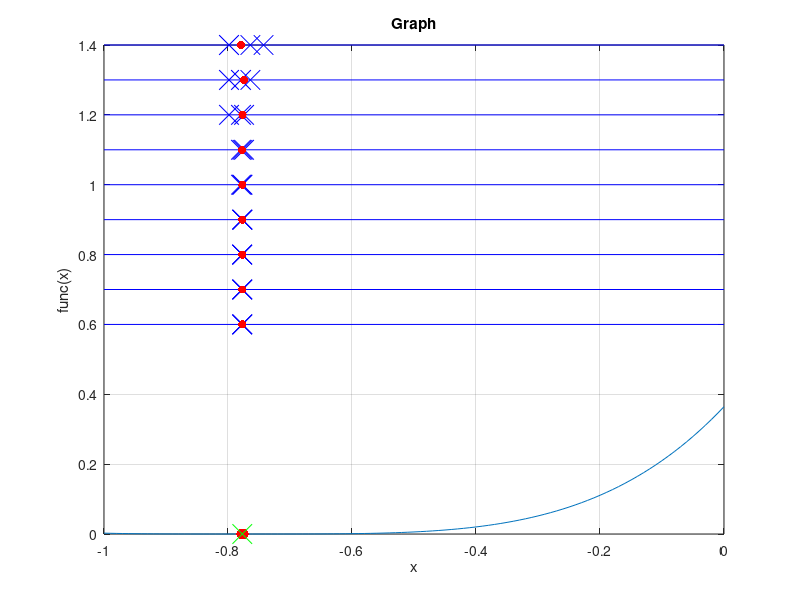

Write MATLAB code to recreate this figure.
function lab3()
    clc();

    a = -1;
    b = 0;
    epsilon = power(10, -6);
    n_GR = 6;
    
    % Draw graph function
    x = [-1 : 0.01 : 0];
    y = [];

    for i = x
        y = [y, func(i)];
    end
    
    plot(x, y), xlabel('x'), ylabel('func(x)'), title('Graph');
    grid on;

    hold on;

    [x_star, f_star, n] = parabol(a, b, epsilon, n_GR);
    fprintf('-------------------------------------\n');
    fprintf('epsilon: %f\n', epsilon);
    fprintf('x_star: %f\n', x_star);
    fprintf('f_star: %f\n', f_star);
    fprintf('N: %d\n', n);

    scatter(x_star, f_star, 200, 'g', 'x');

    hold off;

    [x, fval, ~, output] = fminbnd(@func, a, b);
    fprintf('\n======== FMINBND ========\n');
    fprintf('Number of iterations: %d\n', output.iterations);
    fprintf('Minimum point: (%7.8f, %7.8f)\n', x, fval);
end

% Input function
function y = func(x)
%    y1 = 2 * power(x, 5) - 7 * x + sqrt(11);
%    y2 = (-4*x*x - 4*x + 3 - 4*sqrt(2)) / (3*x*x + 3*x + 3*sqrt(2));
%    y = log(y1) + sinh(y2) - 1.0;
    y = (x + 0.777)^4;
end

% Using Golden section search to find x1, x2, x3
function [x_begin, x_middle, y_middle, x_end, n] = golden_step(a, b, n_GR)
    t = (sqrt(5) - 1) / 2;
    l = b - a;
    
    x1 = b - t*l;
    f1 = func(x1);
    
    x2 = a + t*l;
    f2 = func(x2);
    
    n = 2;

    for j = 1:n_GR
        if f1 <= f2
            b = x2;
            l = b - a;
            
            x2 = x1;
            f2 = f1;
            
            x_middle = x2;
            y_middle = f2;
            
            x1 = b - t*l;
            f1 = func(x1);
        else
            a = x1;
            l = b - a;
            
            x1 = x2;
            f1 = f2;
            
            x_middle = x1;
            y_middle = f1;
            
            x2 = a + t*l;
            f2 = func(x2);
        end
        n = n + 1;
    end
  
    x_begin = a;
    x_end = b;
end

% Finding optimum point x
function x = optimum_point(x1, y1, x2, y2, x3, y3, epsilon)
    if abs(x1 - x3) > eps
        a1 = (y2 - y1) / (x2 - x1);
        a2 = ((y3 - y1)/(x3 - x1) - (y2 - y1)/(x2 - x1)) / (x3 - x2);

        x = (x1 + x2 - a1/a2) / 2;
    else
        x = (x1 + x3) / 2;
    end
end

% Parabol search function
function [x_star, f_star, n] = parabol(a, b, epsilon, n_GR)
    [x1, x2, y2, x3, n] = golden_step(a, b, n_GR);
    fprintf('After goldenratio step: N = %d\tSegment: [%.7f %.7f]\n', n, x1, x3);
    fprintf("Main process:\n");
    
    y1 = func(x1);
    y3 = func(x3);
    x = optimum_point(x1, y1, x2, y2, x3, y3, epsilon);
    
    n = n + 2;
    flag = true;
    h = 1.5;  % horizontal line begining
    
    % Check kind of function
    if (x1 - x) * (x3 - x) < 0
        y = func(x);
        n = n + 1;

        while flag
            % Draw horizontal line
            h = h - 0.1;
            plot([-1 0], [h h], 'Color', 'b');
            scatter([x1 x2 x3], [h h h], 200, 'b', 'x');
            scatter(x, h, 'r', 'filled');
          
            fprintf('N = %d\tSegment: [%.7f %.7f]\tCurrent: %f\n', n, x1, x3, x);
            scatter(x, y, 50, 'r', 'filled');
            
            x_mark = x;
            if (x < x2)
                if (y > y2)     % case: min \in [x, x3]
                    x1 = x;
                    y1 = y;
                else            % case: min \in [x1, x2]
                    x3 = x2;
                    y3 = y2;
                    x2 = x;
                    y2 = y;
                end
            else
                if (y >= y2)    % case: min \in [x1, x]
                    x3 = x;
                    y3 = y;
                else            % case: min \in [x2, x3]
                    x1 = x2;
                    y1 = y2;
                    x2 = x;
                    y2 = y;
                end
            end
            
            x = optimum_point(x1, y1, x2, y2, x3, y3, epsilon);
            y = func(x);
            n = n + 1;
            
            if abs(x - x_mark) < epsilon
                flag = false;
            end
        end
    else
        if (y1 < y3)
            x = x1;
            y = y1;
        else
            x = x3;
            y = y3;
        end
        
        % Draw horizontal line
        h = h - 0.1;
        plot([-1 0], [h h], 'Color', 'b');
        scatter([x1 x2 x3], [h h h], 200, 'b', 'x');
        scatter(x, h, 'r', 'filled');
    end
    
    x_star = x;
    f_star = y;
end
